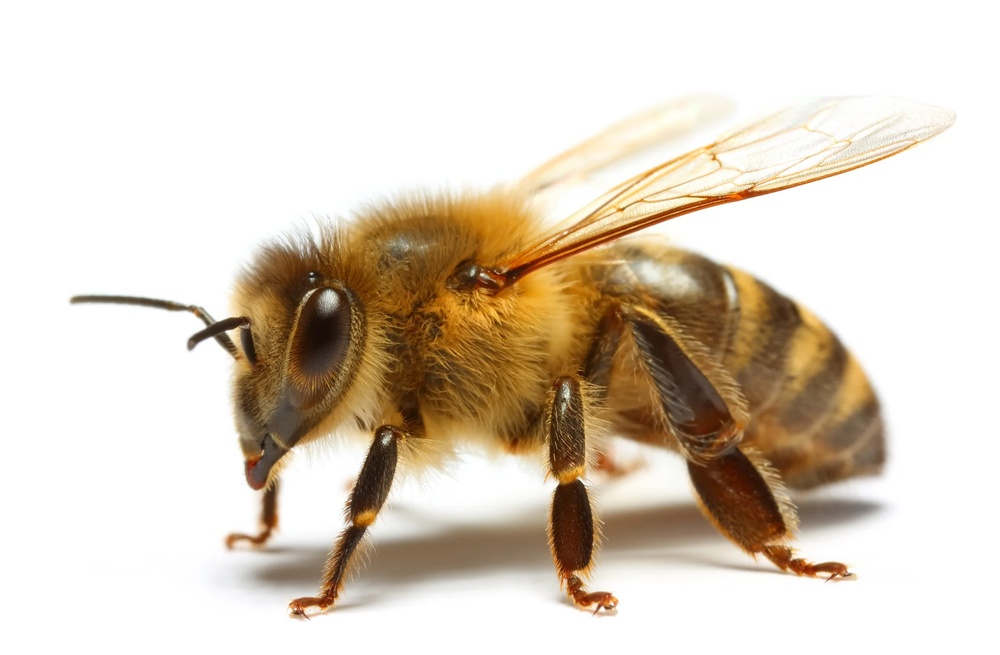
#> input picture L07_12_implementing_orb/bee.jpg, 1000 x 655 px, shrunk from 2139 x 1402 before the run
$ python orb.py
#> lines starting #> are read from the running program, lines starting #| are printed output that depends on the picture
### L07_12_implementing_orb/visualize.py
import cv2
import matplotlib.pyplot as plt

image = cv2.imread('bee.jpg')
#> image is the input picture: shape (655, 1000, 3); mean B, G, R 194.5, 209.1, 220.7

training_image = cv2.cvtColor(image, cv2.COLOR_BGR2RGB)

training_gray = cv2.cvtColor(training_image, cv2.COLOR_RGB2GRAY)
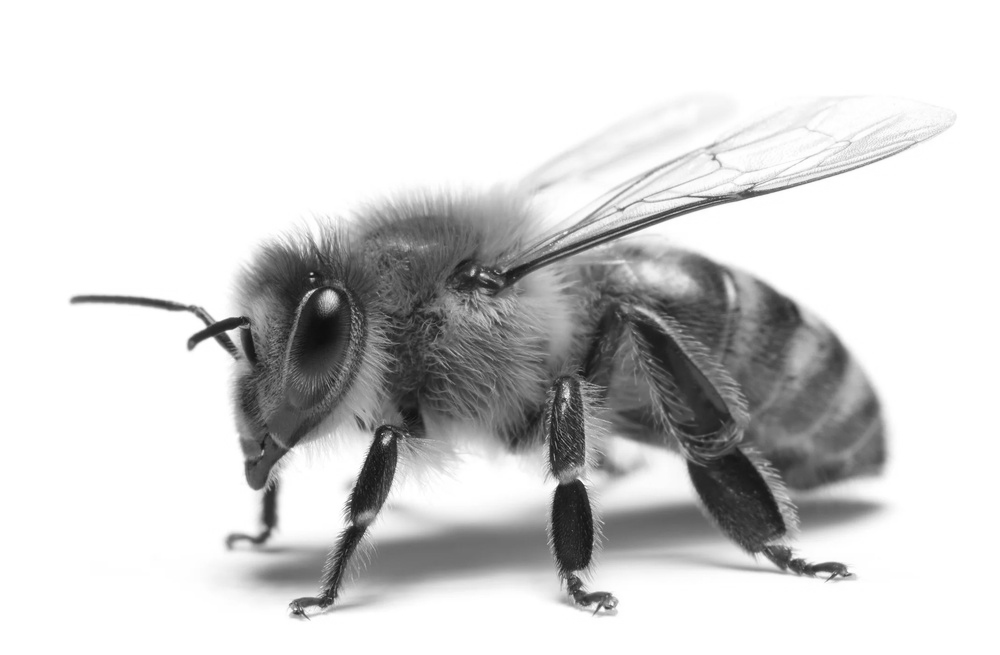
#> training_gray: shape (655, 1000); min 14, max 255, mean 210.9


plt.rcParams['figure.figsize'] = [20, 10]

# Laat de training foto zien
plt.subplot(121)
plt.title('Original Training Image')
plt.imshow(training_image)
plt.subplot(122)
plt.title('Gray Scale Training Image')
plt.imshow(training_gray, cmap = 'gray')
plt.show()
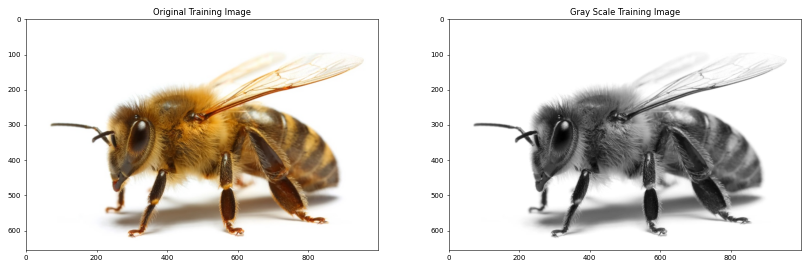
#> figure drawn by matplotlib, 2 panels

### L07_12_implementing_orb/orb.py
import matplotlib.pyplot as plt
import cv2
import copy
from L07_12_implementing_orb.visualize import *

plt.rcParams['figure.figsize'] = [14.0, 7.0]

# Zet de parameters van het ORB algoritme waar het meeste
# op default blijft staan en we alleen aangeven dat we 200 keypoints willen
# en een downsampling ratio van 4 hebben.
orb = cv2.ORB_create(200, 2.0)

# Vind de keypoints en bepaal de ORB discriptor
# None geeft aan dat we geen mask bepalen
keypoints, descriptor = orb.detectAndCompute(training_gray, None)
#> keypoints = 188 keypoints; strongest (x, y, size): (228, 332, 124), (212, 340, 124), (196, 324, 124), (202, 326, 62)

# Maak kopieën van de foto om de keypoints op te visualiseren
keyp_without_size = copy.copy(training_image)
keyp_with_size = copy.copy(training_image)

# Draw the keypoints without size or orientation on one copy of the training image
cv2.drawKeypoints(training_image, keypoints, keyp_without_size, color=(0, 255, 0))
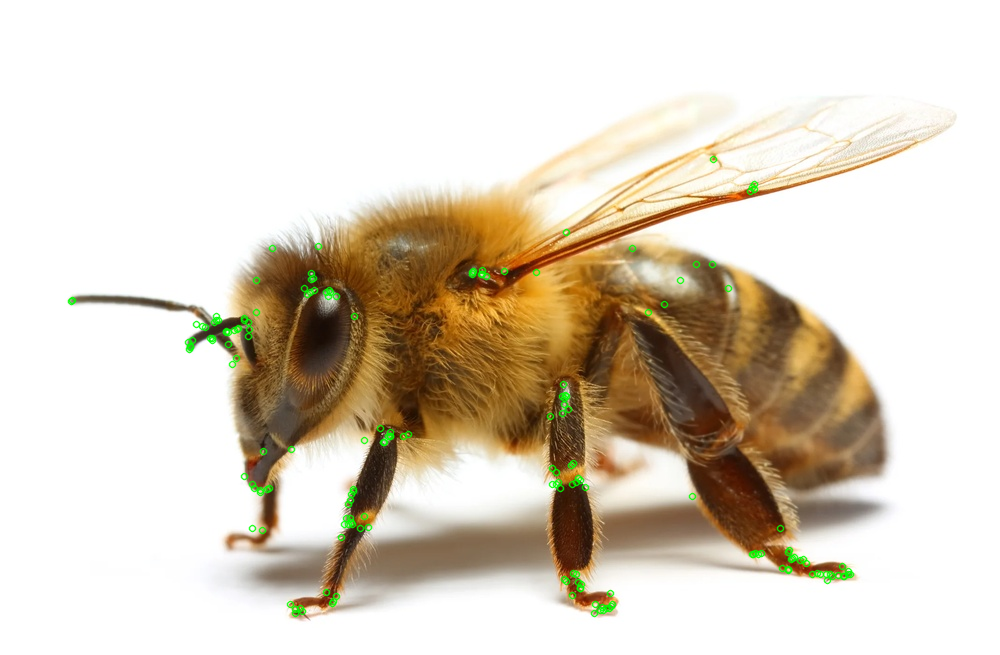
#> keyp_without_size: shape (655, 1000, 3); mean R, G, B 219.7, 209.8, 193.9

# Draw the keypoints with size and orientation on the other copy of the training image
cv2.drawKeypoints(training_image, keypoints, keyp_with_size, flags=cv2.DRAW_MATCHES_FLAGS_DRAW_RICH_KEYPOINTS)
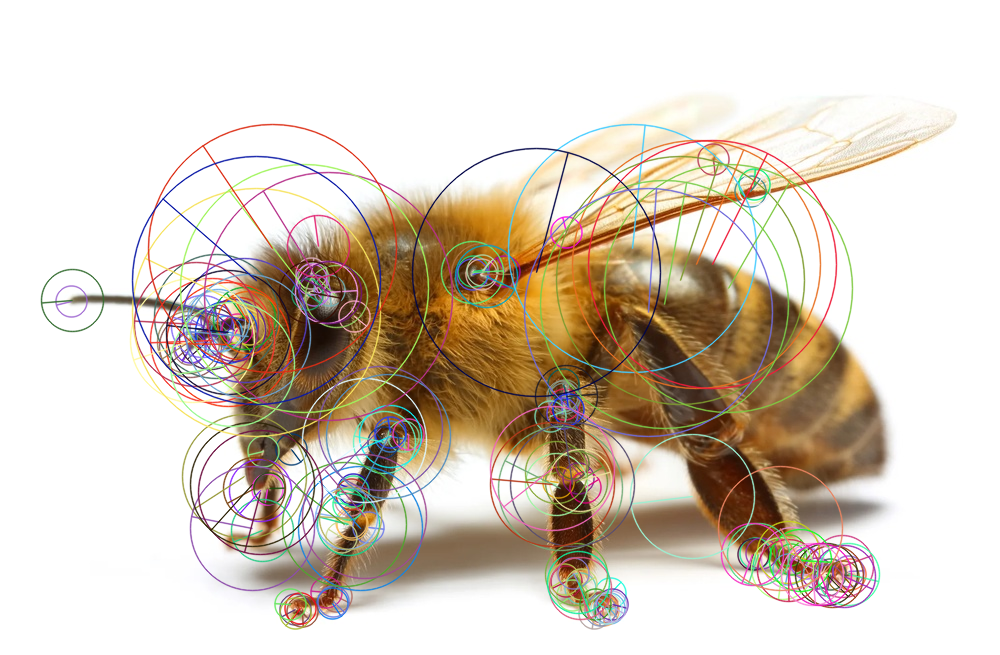
#> keyp_with_size: shape (655, 1000, 3); mean R, G, B 216.6, 205.8, 192.9

# Display the image with the keypoints without size or orientation
plt.subplot(121)
plt.title('Keypoints Without Size or Orientation')
plt.imshow(keyp_without_size)

# Display the image with the keypoints with size and orientation
plt.subplot(122)
plt.title('Keypoints With Size and Orientation')
plt.imshow(keyp_with_size)
plt.show()

# Print the number of keypoints detected
print("\nNumber of keypoints Detected: ", len(keypoints))
#| Number of keypoints Detected:  188
